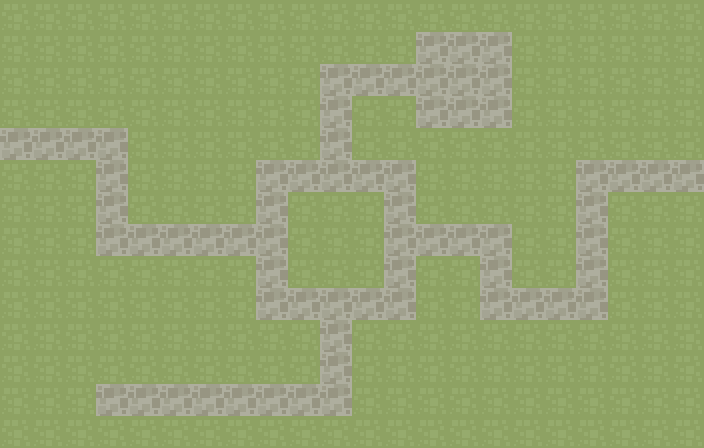

Tiled map render using the project's own tile images. Description and the map definition, with tile-layer contents summarised, below:
An orthogonal 22x14 tile map with 32x32 px tiles, 1 tile layer (Terrain).

<map version="1.0" orientation="orthogonal" renderorder="left-up" width="22" height="14" tilewidth="32" tileheight="32" nextobjectid="1">
 <tileset firstgid="1" name="Terrain" tilewidth="32" tileheight="32">
  <image source="./terrain.png" width="64" height="32" />
 </tileset>
 <layer name="Terrain" width="22" height="14">
  <data>[308 cells, 308 non-empty, 2 distinct tile ids]</data>
 </layer>
</map>
